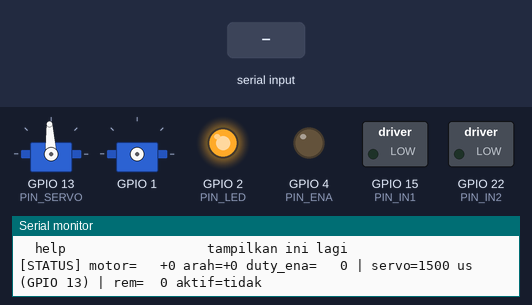
A sketch run on a simulated ESP32. Shown: 2 × servo, switched loads named in the sketch (green lamp = pin HIGH), output pins drawn as LEDs (lit = HIGH), the last lines printed to the serial monitor. Inputs (shaded band) come from the test bench. Servo pulses on a pin are drawn as a servo (544–2400 µs = 0–180°).

Above: at 1.4 s.
1.5 s: "motor 1\n" received over Serial
At 1.8 s:
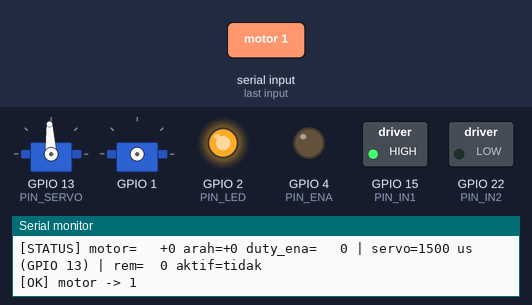
3.0 s: "motor 150\n" received over Serial
At 4.2 s:
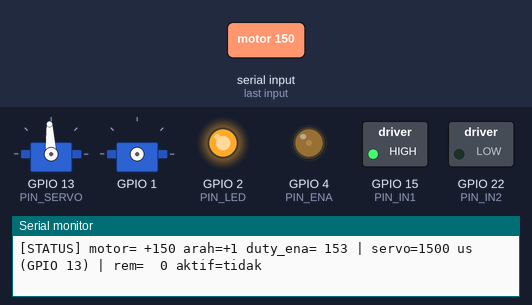
4.5 s: "servo 1\n" received over Serial
At 5.3 s:
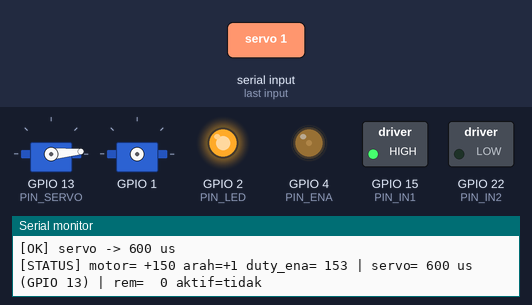
6.0 s: "brake 1\n" received over Serial
At 6.5 s:
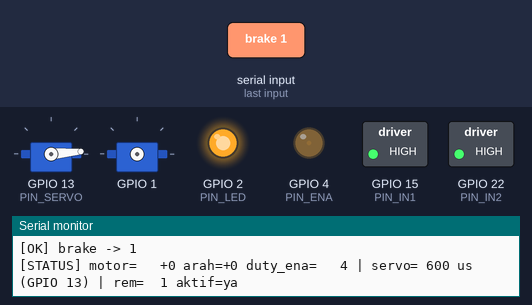
7.5 s: "brake 150\n" received over Serial
At 8.7 s:
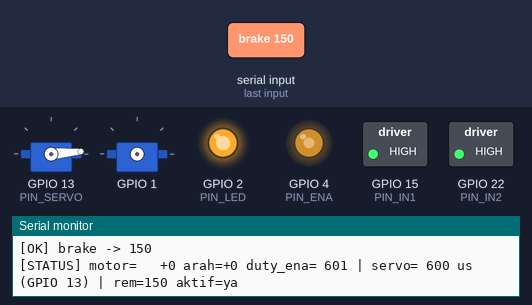
9.0 s: "servopin 1\n" received over Serial
Timing chart, 0 to 11.5 s (numbered marks = the images above; inputs shaded):
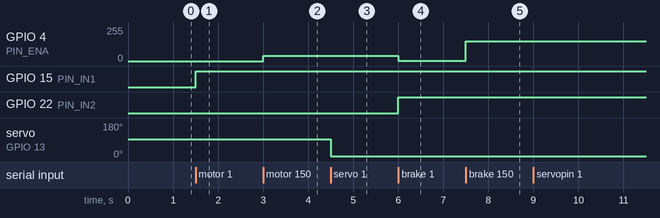

Measured:
- after the input at 1.5 s, GPIO 15 (PIN_IN1): LOW → HIGH at once
- after the input at 3.0 s, GPIO 4 (PIN_ENA): 0/255 → 38/255 at once
- after the input at 4.5 s, servo on GPIO 13 (PIN_SERVO): 93° → 5° at once
- after the input at 6.0 s, GPIO 4 (PIN_ENA): 38/255 → 1/255 at once; GPIO 22 (PIN_IN2): LOW → HIGH at once
- after the input at 7.5 s, GPIO 4 (PIN_ENA): 1/255 → 150/255 at once

The sketch:

rc_car_diag.ino
```cpp
/*
 * rc_car_diag — sketch diagnostik untuk menguji motor dan servo LANGSUNG
 * lewat Serial Monitor, tanpa WiFi/UDP/kalibrasi stir sama sekali.
 *
 * Gunanya: memisahkan masalah hardware (wiring, jumper, daya) dari masalah
 * software (protokol, jaringan, kalibrasi PXN). Kalau lewat sketch ini motor
 * dan servo tetap tidak bergerak, masalahnya pasti fisik -- bukan kode.
 *
 * SKETCH INI SEMENTARA. Flash rc_car_esp32 (firmware asli) lagi setelah
 * selesai uji coba.
 *
 * Board  : ESP32 Dev Module
 * Serial : 115200, line ending "Newline" atau "Both NL & CR"
 *
 * Perintah (ketik lalu Enter):
 *   motor <-1000..1000>   jalankan motor. Positif=maju, negatif=mundur, 0=coast.
 *                         Ini nilai MENTAH -- tidak ada deadband/slew seperti
 *                         firmware asli, supaya Anda bisa merasakan persis di
 *                         angka berapa motor MULAI berputar.
 *   servo <us>            set servo ke microseconds RAW (600-2400), untuk
 *                         mencari batas mekanis aman sebelum ditulis ke
 *                         SERVO_MIN_US/SERVO_MAX_US di config.h.
 *   brake <0..255>        uji pengereman L298N (IN1=IN2=HIGH, duty=n).
 *   stop                  motor coast, servo tengah (1500us), brake 0.
 *   vbat                  cetak pembacaan ADC mentah di GPIO34 (untuk
 *                         mengecek pembagi tegangan terpisah dari masalah ini).
 *   help                  tampilkan daftar perintah ini lagi.
 *
 * Keamanan: kalau tidak ada perintah baru selama 3 detik SEMENTARA motor
 * masih menyala, motor otomatis di-coast. Servo tetap menahan posisi
 * terakhir (menahan posisi bukan bahaya, coasting terus-menerus juga aman
 * karena roda di udara).
 */

#include <Arduino.h>

// Pin -- HARUS SAMA dengan firmware/rc_car_esp32/config.h saat ini.
#define PIN_ENA 4
#define PIN_IN1 15
#define PIN_IN2 22
#define PIN_SERVO 13
#define PIN_VBAT 34
#define PIN_LED 2

#define MOTOR_PWM_FREQ_HZ 16000
#define MOTOR_PWM_BITS 10
#define MOTOR_PWM_MAX ((1 << MOTOR_PWM_BITS) - 1)  // 1023

#define SERVO_FREQ_HZ 50
#define SERVO_PWM_BITS 16
#define SERVO_RAW_MIN_US 600   // batas mentah lebar untuk EKSPLORASI, bukan
#define SERVO_RAW_MAX_US 2400  // batas produksi. Dengarkan servo mendengung
                                // di ujung -- itu tandanya sudah kelewatan.

#define AUTO_STOP_MS 3000

static int16_t motorValue = 0;   // -1000..1000, nilai mentah tanpa deadband
static int8_t motorDir = 0;      // -1, 0, +1
static uint16_t servoUs = 1500;
static uint8_t servoPin = PIN_SERVO;  // bisa diganti saat jalan lewat "servopin"
static uint8_t brakeValue = 0;
static bool braking = false;
static uint32_t lastCommandMs = 0;

// ------------------------------------------------------------- kendali fisik

static void writeServo(uint16_t us) {
  us = constrain(us, (uint16_t)SERVO_RAW_MIN_US, (uint16_t)SERVO_RAW_MAX_US);
  const uint32_t maxDuty = (1UL << SERVO_PWM_BITS) - 1UL;
  const uint32_t periodUs = 1000000UL / SERVO_FREQ_HZ;
  const uint32_t duty = (uint32_t)(((uint64_t)us * maxDuty) / periodUs);
  ledcWrite(servoPin, duty);
  servoUs = us;
}

// Pindahkan sinyal servo ke GPIO lain tanpa flash ulang. Berguna untuk
// membuktikan apakah masalahnya di pin tertentu atau di servo/kabelnya.
static bool attachServo(uint8_t pin) {
  ledcDetach(servoPin);
  if (!ledcAttach(pin, SERVO_FREQ_HZ, SERVO_PWM_BITS)) {
    Serial.printf("[ERR] ledcAttach GAGAL di GPIO %u -- pin dipakai fungsi "
                  "lain, atau input-only (34-39)\n", pin);
    // Coba pulihkan ke pin sebelumnya supaya tidak kehilangan kendali.
    ledcAttach(servoPin, SERVO_FREQ_HZ, SERVO_PWM_BITS);
    writeServo(servoUs);
    return false;
  }
  servoPin = pin;
  writeServo(servoUs);
  return true;
}

static void coastMotor() {
  digitalWrite(PIN_IN1, LOW);
  digitalWrite(PIN_IN2, LOW);
  ledcWrite(PIN_ENA, 0);
  motorValue = 0;
  motorDir = 0;
  braking = false;
}

static void writeMotor(int16_t value) {
  value = constrain(value, -1000, 1000);
  motorValue = value;
  braking = false;

  if (value == 0) {
    digitalWrite(PIN_IN1, LOW);
    digitalWrite(PIN_IN2, LOW);
    ledcWrite(PIN_ENA, 0);
    motorDir = 0;
    return;
  }

  if (value > 0) {
    digitalWrite(PIN_IN1, HIGH);
    digitalWrite(PIN_IN2, LOW);
    motorDir = 1;
  } else {
    digitalWrite(PIN_IN1, LOW);
    digitalWrite(PIN_IN2, HIGH);
    motorDir = -1;
  }

  // Pemetaan LINEAR langsung dari -1000..1000 ke 0..1023, TANPA deadband
  // atau MOTOR_MIN_DUTY seperti firmware produksi. Ini sengaja, supaya
  // Anda melihat hubungan mentah antara angka yang diketik dan duty PWM
  // sesungguhnya -- berguna untuk menentukan MOTOR_DEADBAND/MOTOR_MIN_DUTY
  // yang tepat di config.h nanti.
  const uint32_t duty = ((uint32_t)abs(value) * MOTOR_PWM_MAX) / 1000;
  ledcWrite(PIN_ENA, duty);
}

static void writeBrake(uint8_t value) {
  brakeValue = value;
  motorValue = 0;
  motorDir = 0;
  braking = value > 0;

  digitalWrite(PIN_IN1, HIGH);
  digitalWrite(PIN_IN2, HIGH);
  const uint32_t duty = ((uint32_t)value * MOTOR_PWM_MAX) / 255;
  ledcWrite(PIN_ENA, duty);
}

// ------------------------------------------------------------- perintah

static void printHelp() {
  Serial.println();
  Serial.println("=== Perintah rc_car_diag ===");
  Serial.println("  motor <-1000..1000>   jalankan motor mentah (+maju/-mundur/0=coast)");
  Serial.println("  servo <us>            set servo ke microseconds mentah (600-2400)");
  Serial.println("  servopin <gpio>       pindahkan sinyal servo ke GPIO lain (uji 13 vs 33)");
  Serial.println("  brake <0..255>        uji pengereman (IN1=IN2=HIGH)");
  Serial.println("  stop                  motor coast, servo tengah, brake 0");
  Serial.println("  vbat                  cetak ADC mentah GPIO34");
  Serial.println("  help                  tampilkan ini lagi");
  Serial.println();
}

static void printStatus() {
  Serial.printf(
      "[STATUS] motor=%+5d arah=%+d duty_ena=%4u | servo=%4u us (GPIO %u) | "
      "rem=%3u aktif=%s\n",
      motorValue, motorDir, ledcRead(PIN_ENA), servoUs, servoPin, brakeValue,
      braking ? "ya" : "tidak");
}

static void handleLine(String line) {
  line.trim();
  if (line.length() == 0) return;

  int space = line.indexOf(' ');
  String cmd = (space < 0) ? line : line.substring(0, space);
  String argStr = (space < 0) ? "" : line.substring(space + 1);
  argStr.trim();
  cmd.toLowerCase();

  lastCommandMs = millis();

  if (cmd == "motor") {
    if (argStr.length() == 0) {
      Serial.println("[ERR] contoh: motor 500");
      return;
    }
    writeMotor((int16_t)argStr.toInt());
    Serial.printf("[OK] motor -> %d\n", motorValue);

  } else if (cmd == "servo") {
    if (argStr.length() == 0) {
      Serial.println("[ERR] contoh: servo 1500");
      return;
    }
    writeServo((uint16_t)argStr.toInt());
    Serial.printf("[OK] servo -> %u us\n", servoUs);

  } else if (cmd == "brake") {
    if (argStr.length() == 0) {
      Serial.println("[ERR] contoh: brake 200");
      return;
    }
    writeBrake((uint8_t)constrain(argStr.toInt(), 0, 255));
    Serial.printf("[OK] brake -> %u\n", brakeValue);

  } else if (cmd == "servopin") {
    if (argStr.length() == 0) {
      Serial.printf("[INFO] pin servo sekarang: GPIO %u. Contoh: servopin 33\n",
                    servoPin);
      return;
    }
    const uint8_t pin = (uint8_t)argStr.toInt();
    if (attachServo(pin)) {
      Serial.printf("[OK] sinyal servo pindah ke GPIO %u (posisi %u us "
                    "dipertahankan)\n", servoPin, servoUs);
      Serial.println("     Jangan lupa pindahkan kabelnya juga.");
    }

  } else if (cmd == "stop") {
    coastMotor();
    writeServo(1500);
    Serial.println("[OK] motor coast, servo tengah");

  } else if (cmd == "vbat") {
    uint32_t sum = 0;
    for (int i = 0; i < 16; i++) sum += analogReadMilliVolts(PIN_VBAT);
    Serial.printf("[VBAT] rata-rata pin GPIO34 = %lu mV (mentah, BELUM dikali "
                  "rasio pembagi tegangan)\n", (unsigned long)(sum / 16));

  } else if (cmd == "help") {
    printHelp();

  } else {
    Serial.printf("[ERR] perintah tidak dikenal: \"%s\" -- ketik \"help\"\n",
                  cmd.c_str());
  }
}

// ------------------------------------------------------------- setup/loop

void setup() {
  Serial.begin(115200);
  delay(200);

  pinMode(PIN_IN1, OUTPUT);
  pinMode(PIN_IN2, OUTPUT);
  pinMode(PIN_LED, OUTPUT);
  digitalWrite(PIN_IN1, LOW);
  digitalWrite(PIN_IN2, LOW);
  digitalWrite(PIN_LED, HIGH);  // LED menyala terus = sketch diagnostik aktif

  if (!ledcAttach(PIN_ENA, MOTOR_PWM_FREQ_HZ, MOTOR_PWM_BITS)) {
    Serial.println("[BOOT] GAGAL menyiapkan PWM motor (ledcAttach ENA) -- "
                    "cek apakah GPIO4 dipakai fungsi lain");
  }
  if (!ledcAttach(servoPin, SERVO_FREQ_HZ, SERVO_PWM_BITS)) {
    Serial.printf("[BOOT] GAGAL menyiapkan PWM servo di GPIO %u\n", servoPin);
  }

  ledcWrite(PIN_ENA, 0);
  writeServo(1500);

  Serial.println();
  Serial.println("=== rc_car_diag siap ===");
  Serial.println("Sketch ini TIDAK memakai WiFi. Uji motor/servo langsung.");
  printHelp();
  lastCommandMs = millis();
}

void loop() {
  static String buffer;

  while (Serial.available()) {
    char c = (char)Serial.read();
    if (c == '\n') {
      handleLine(buffer);
      buffer = "";
    } else if (c != '\r') {
      buffer += c;
    }
  }

  // Pengaman: motor tidak boleh terus menyala tanpa perintah baru.
  if (motorValue != 0 && (millis() - lastCommandMs) > AUTO_STOP_MS) {
    coastMotor();
    Serial.println("[AUTO-STOP] tidak ada perintah 3 detik -- motor dihentikan");
  }

  static uint32_t lastPrint = 0;
  if (millis() - lastPrint >= 1000) {
    lastPrint = millis();
    printStatus();
  }
}
```
